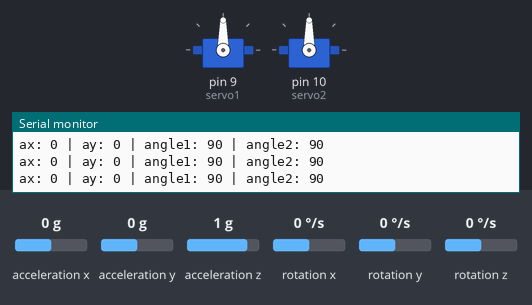
Recording of a sketch running on a simulated Arduino Uno, built with avr-gcc and run on an emulated ATmega328P. Shown: 2 × servo, the last lines printed to the serial monitor. The test bench sets the inputs (shaded band); at power-on: acceleration x 0 g, acceleration y 0 g, acceleration z 1 g, rotation x 0 °/s, rotation y 0 °/s, rotation z 0 °/s.

Above: at 1.2 s.
1.3 s: acceleration x set to -1.4 g
At 2.5 s:
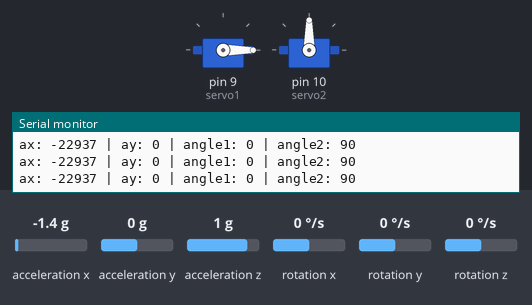
2.8 s: acceleration y set to -1.4 g
At 4.0 s:
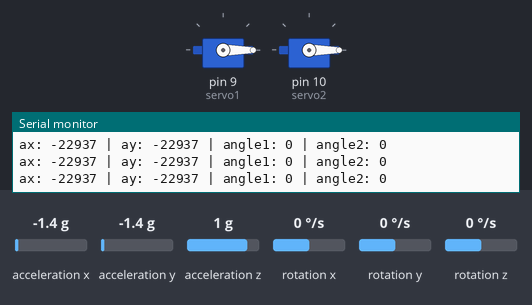
4.3 s: acceleration x set to -0.8 g
At 5.5 s:
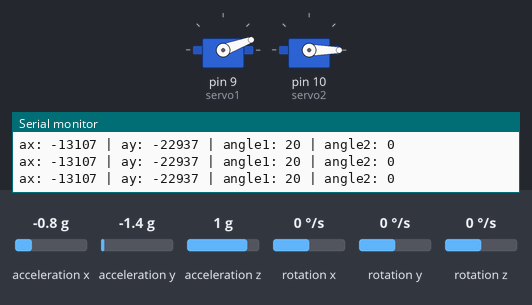
5.8 s: acceleration y set to -0.8 g
At 6.2 s:
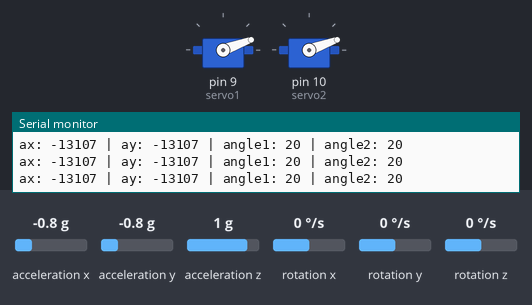
7.3 s: acceleration x set to 0 g
At 7.7 s:
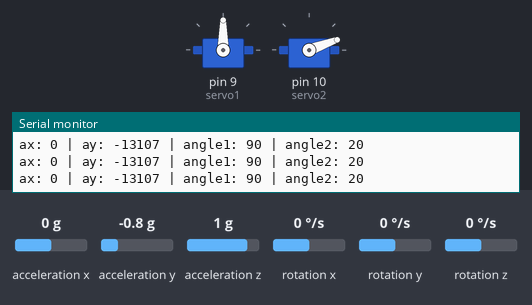
8.8 s: acceleration y set to 0.8 g
At 9.3 s:
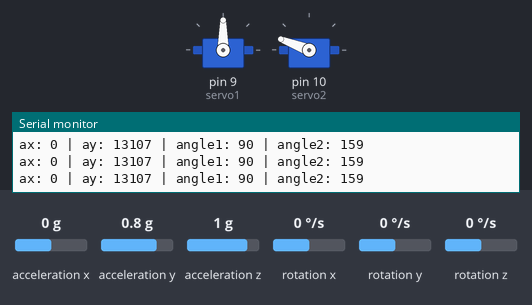
Timing chart, 0 to 11.3 s (numbered marks = the images above; inputs shaded):
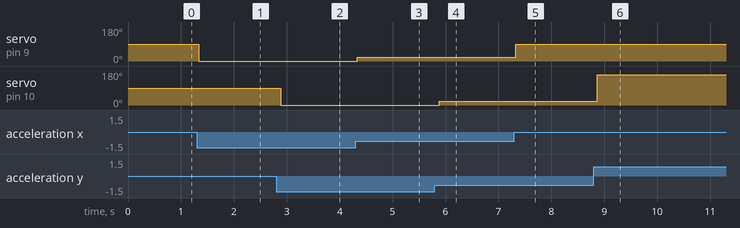

The sketch:

AduinoSTARK.ino
```cpp
#include <Wire.h>
#include <MPU6050.h>
#include <Servo.h>

// Declare global variables
MPU6050 mpu;
Servo servo1;
Servo servo2;

void setup() {
  Serial.begin(115200);
  Wire.begin();
  mpu.initialize();

  if (!mpu.testConnection()) {
    Serial.println("MPU6050 connection failed");
    while (1); // Halt the program
  }

  servo1.attach(9);  // Servo connected to pin D9
  servo2.attach(10); // Servo connected to pin D10

  Serial.println("IronEdge Exoskeleton Initialized");
}

void loop() {
  int16_t ax, ay, az;
  mpu.getAcceleration(&ax, &ay, &az);

  // Map accelerometer values to servo angles
  int angle1 = map(ax, -17000, 17000, 0, 180);
  int angle2 = map(ay, -17000, 17000, 0, 180);

  // Constrain angles to valid range
  angle1 = constrain(angle1, 0, 180);
  angle2 = constrain(angle2, 0, 180);

  // Move servos
  servo1.write(angle1);
  servo2.write(angle2);

  // Debug output
  Serial.print("ax: "); Serial.print(ax);
  Serial.print(" | ay: "); Serial.print(ay);
  Serial.print(" | angle1: "); Serial.print(angle1);
  Serial.print(" | angle2: "); Serial.println(angle2);

  delay(100); // Adjust as needed
}
```

Measured:
- after the input at 1.3 s, servo on pin 9 (servo1): 90° → 0° at once
- after the input at 2.8 s, servo on pin 10 (servo2): 90° → 0° after 0.09 s
- after the input at 4.3 s, servo on pin 9 (servo1): 0° → 20° at once
- after the input at 5.8 s, servo on pin 10 (servo2): 0° → 20° after 0.08 s
- after the input at 7.3 s, servo on pin 9 (servo1): 20° → 90° at once
- after the input at 8.8 s, servo on pin 10 (servo2): 20° → 159° after 0.07 s
